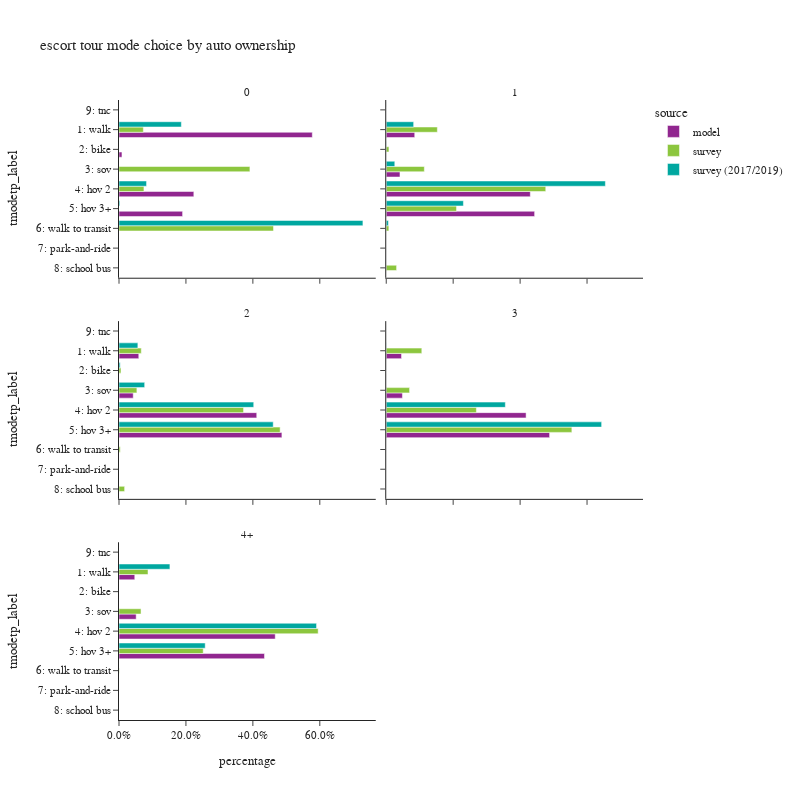

Notebook source saved alongside this figure:
### Code cell
plot_mode_choice(es_tour.loc[es_tour['auto_ownership_4+']!="-1"],
                 "auto_ownership_4+",
                 {"auto_ownership_4+":["0","1","2","3","4+"],
                  "tmodetp_label":["1: walk","2: bike","3: sov","4: hov 2","5: hov 3+","6: walk to transit",
                                   "7: park-and-ride","8: school bus","9: other–survey only"]},
                 "auto ownership",2,800)

### Figure 1 — Plotly figure (JSON) as saved in the notebook; plotly's stock layout.template omitted (floating-point values rounded to 4 significant figures)
{"data": [{"alignmentgroup": "True", "customdata": [[18790], [288], [7274], [6180]], "hovertemplate": "source=model<br>auto_ownership_4+=0<br>percentage=%{x}<br>tmodetp_label=%{y}<br>sample count=%{customdata[0]}<extra></extra>", "legendgroup": "model", "marker": {"color": "#91268F", "pattern": {"shape": ""}}, "name": "model", "offsetgroup": "model", "orientation": "h", "showlegend": true, "textposition": "auto", "type": "bar", "x": [0.5776, 0.008853, 0.2236, 0.19], "xaxis": "x5", "y": ["1: walk", "2: bike", "4: hov 2", "5: hov 3+"], "yaxis": "y5"}, {"alignmentgroup": "True", "customdata": [[13137], [5], [6332], [66432], [68425]], "hovertemplate": "source=model<br>auto_ownership_4+=1<br>percentage=%{x}<br>tmodetp_label=%{y}<br>sample count=%{customdata[0]}<extra></extra>", "legendgroup": "model", "marker": {"color": "#91268F", "pattern": {"shape": ""}}, "name": "model", "offsetgroup": "model", "orientation": "h", "showlegend": false, "textposition": "auto", "type": "bar", "x": [0.08512, 3.24e-05, 0.04103, 0.4305, 0.4434], "xaxis": "x6", "y": ["1: walk", "2: bike", "3: sov", "4: hov 2", "5: hov 3+"], "yaxis": "y6"}, {"alignmentgroup": "True", "customdata": [[19110], [10], [13747], [133055], [157353]], "hovertemplate": "source=model<br>auto_ownership_4+=2<br>percentage=%{x}<br>tmodetp_label=%{y}<br>sample count=%{customdata[0]}<extra></extra>", "legendgroup": "model", "marker": {"color": "#91268F", "pattern": {"shape": ""}}, "name": "model", "offsetgroup": "model", "orientation": "h", "showlegend": false, "textposition": "auto", "type": "bar", "x": [0.05911, 3.093e-05, 0.04252, 0.4116, 0.4867], "xaxis": "x3", "y": ["1: walk", "2: bike", "3: sov", "4: hov 2", "5: hov 3+"], "yaxis": "y3"}, {"alignmentgroup": "True", "customdata": [[7351], [3], [7787], [67292], [78597]], "hovertemplate": "source=model<br>auto_ownership_4+=3<br>percentage=%{x}<br>tmodetp_label=%{y}<br>sample count=%{customdata[0]}<extra></extra>", "legendgroup": "model", "marker": {"color": "#91268F", "pattern": {"shape": ""}}, "name": "model", "offsetgroup": "model", "orientation": "h", "showlegend": false, "textposition": "auto", "type": "bar", "x": [0.04565, 1.863e-05, 0.04836, 0.4179, 0.4881], "xaxis": "x4", "y": ["1: walk", "2: bike", "3: sov", "4: hov 2", "5: hov 3+"], "yaxis": "y4"}, {"alignmentgroup": "True", "customdata": [[4301], [4], [4685], [42627], [39692]], "hovertemplate": "source=model<br>auto_ownership_4+=4+<br>percentage=%{x}<br>tmodetp_label=%{y}<br>sample count=%{customdata[0]}<extra></extra>", "legendgroup": "model", "marker": {"color": "#91268F", "pattern": {"shape": ""}}, "name": "model", "offsetgroup": "model", "orientation": "h", "showlegend": false, "textposition": "auto", "type": "bar", "x": [0.0471, 4.381e-05, 0.05131, 0.4668, 0.4347], "xaxis": "x", "y": ["1: walk", "2: bike", "3: sov", "4: hov 2", "5: hov 3+"], "yaxis": "y"}, {"alignmentgroup": "True", "customdata": [[5], [1], [1], [4]], "hovertemplate": "source=survey<br>auto_ownership_4+=0<br>percentage=%{x}<br>tmodetp_label=%{y}<br>sample count=%{customdata[0]}<extra></extra>", "legendgroup": "survey", "marker": {"color": "#8CC63E", "pattern": {"shape": ""}}, "name": "survey", "offsetgroup": "survey", "orientation": "h", "showlegend": true, "textposition": "auto", "type": "bar", "x": [0.07271, 0.3911, 0.07453, 0.4616], "xaxis": "x5", "y": ["1: walk", "3: sov", "4: hov 2", "6: walk to transit"], "yaxis": "y5"}, {"alignmentgroup": "True", "customdata": [[42], [9], [19], [99], [66], [6], [2]], "hovertemplate": "source=survey<br>auto_ownership_4+=1<br>percentage=%{x}<br>tmodetp_label=%{y}<br>sample count=%{customdata[0]}<extra></extra>", "legendgroup": "survey", "marker": {"color": "#8CC63E", "pattern": {"shape": ""}}, "name": "survey", "offsetgroup": "survey", "orientation": "h", "showlegend": false, "textposition": "auto", "type": "bar", "x": [0.1527, 0.008094, 0.1138, 0.4766, 0.21, 0.007806, 0.0309], "xaxis": "x6", "y": ["1: walk", "2: bike", "3: sov", "4: hov 2", "5: hov 3+", "6: walk to transit", "8: school bus"], "yaxis": "y6"}, {"alignmentgroup": "True", "customdata": [[34], [5], [20], [160], [164], [2], [4]], "hovertemplate": "source=survey<br>auto_ownership_4+=2<br>percentage=%{x}<br>tmodetp_label=%{y}<br>sample count=%{customdata[0]}<extra></extra>", "legendgroup": "survey", "marker": {"color": "#8CC63E", "pattern": {"shape": ""}}, "name": "survey", "offsetgroup": "survey", "orientation": "h", "showlegend": false, "textposition": "auto", "type": "bar", "x": [0.06657, 0.005922, 0.05341, 0.3721, 0.4815, 0.003742, 0.01675], "xaxis": "x3", "y": ["1: walk", "2: bike", "3: sov", "4: hov 2", "5: hov 3+", "6: walk to transit", "8: school bus"], "yaxis": "y3"}, {"alignmentgroup": "True", "customdata": [[4], [8], [33], [28]], "hovertemplate": "source=survey<br>auto_ownership_4+=3<br>percentage=%{x}<br>tmodetp_label=%{y}<br>sample count=%{customdata[0]}<extra></extra>", "legendgroup": "survey", "marker": {"color": "#8CC63E", "pattern": {"shape": ""}}, "name": "survey", "offsetgroup": "survey", "orientation": "h", "showlegend": false, "textposition": "auto", "type": "bar", "x": [0.1063, 0.06972, 0.2693, 0.5547], "xaxis": "x4", "y": ["1: walk", "3: sov", "4: hov 2", "5: hov 3+"], "yaxis": "y4"}, {"alignmentgroup": "True", "customdata": [[2], [2], [17], [8], [1]], "hovertemplate": "source=survey<br>auto_ownership_4+=4+<br>percentage=%{x}<br>tmodetp_label=%{y}<br>sample count=%{customdata[0]}<extra></extra>", "legendgroup": "survey", "marker": {"color": "#8CC63E", "pattern": {"shape": ""}}, "name": "survey", "offsetgroup": "survey", "orientation": "h", "showlegend": false, "textposition": "auto", "type": "bar", "x": [0.08667, 0.06584, 0.5951, 0.2516, 0.0007552], "xaxis": "x", "y": ["1: walk", "3: sov", "4: hov 2", "5: hov 3+", "6: walk to transit"], "yaxis": "y"}, {"alignmentgroup": "True", "customdata": [[11], [1], [1], [9]], "hovertemplate": "source=survey (2017/2019)<br>auto_ownership_4+=0<br>percentage=%{x}<br>tmodetp_label=%{y}<br>sample count=%{customdata[0]}<extra></extra>", "legendgroup": "survey (2017/2019)", "marker": {"color": "#00A7A0", "pattern": {"shape": ""}}, "name": "survey (2017/2019)", "offsetgroup": "survey (2017/2019)", "orientation": "h", "showlegend": true, "textposition": "auto", "type": "bar", "x": [0.1863, 0.08232, 0.002513, 0.7289], "xaxis": "x5", "y": ["1: walk", "4: hov 2", "5: hov 3+", "6: walk to transit"], "yaxis": "y5"}, {"alignmentgroup": "True", "customdata": [[37], [2], [15], [122], [69], [4], [1]], "hovertemplate": "source=survey (2017/2019)<br>auto_ownership_4+=1<br>percentage=%{x}<br>tmodetp_label=%{y}<br>sample count=%{customdata[0]}<extra></extra>", "legendgroup": "survey (2017/2019)", "marker": {"color": "#00A7A0", "pattern": {"shape": ""}}, "name": "survey (2017/2019)", "offsetgroup": "survey (2017/2019)", "orientation": "h", "showlegend": false, "textposition": "auto", "type": "bar", "x": [0.0819, 0.0004425, 0.02553, 0.6548, 0.2306, 0.006475, 0.0002308], "xaxis": "x6", "y": ["1: walk", "2: bike", "3: sov", "4: hov 2", "5: hov 3+", "6: walk to transit", "9: tnc"], "yaxis": "y6"}, {"alignmentgroup": "True", "customdata": [[47], [6], [14], [169], [169]], "hovertemplate": "source=survey (2017/2019)<br>auto_ownership_4+=2<br>percentage=%{x}<br>tmodetp_label=%{y}<br>sample count=%{customdata[0]}<extra></extra>", "legendgroup": "survey (2017/2019)", "marker": {"color": "#00A7A0", "pattern": {"shape": ""}}, "name": "survey (2017/2019)", "offsetgroup": "survey (2017/2019)", "orientation": "h", "showlegend": false, "textposition": "auto", "type": "bar", "x": [0.05634, 0.003568, 0.0767, 0.4026, 0.4608], "xaxis": "x3", "y": ["1: walk", "2: bike", "3: sov", "4: hov 2", "5: hov 3+"], "yaxis": "y3"}, {"alignmentgroup": "True", "customdata": [[2], [42], [42]], "hovertemplate": "source=survey (2017/2019)<br>auto_ownership_4+=3<br>percentage=%{x}<br>tmodetp_label=%{y}<br>sample count=%{customdata[0]}<extra></extra>", "legendgroup": "survey (2017/2019)", "marker": {"color": "#00A7A0", "pattern": {"shape": ""}}, "name": "survey (2017/2019)", "offsetgroup": "survey (2017/2019)", "orientation": "h", "showlegend": false, "textposition": "auto", "type": "bar", "x": [0.000515, 0.3559, 0.6436], "xaxis": "x4", "y": ["1: walk", "4: hov 2", "5: hov 3+"], "yaxis": "y4"}, {"alignmentgroup": "True", "customdata": [[2], [21], [11]], "hovertemplate": "source=survey (2017/2019)<br>auto_ownership_4+=4+<br>percentage=%{x}<br>tmodetp_label=%{y}<br>sample count=%{customdata[0]}<extra></extra>", "legendgroup": "survey (2017/2019)", "marker": {"color": "#00A7A0", "pattern": {"shape": ""}}, "name": "survey (2017/2019)", "offsetgroup": "survey (2017/2019)", "orientation": "h", "showlegend": false, "textposition": "auto", "type": "bar", "x": [0.1521, 0.5903, 0.2576], "xaxis": "x", "y": ["1: walk", "4: hov 2", "5: hov 3+"], "yaxis": "y"}], "layout": {"annotations": [{"font": {}, "showarrow": false, "text": "4+", "x": 0.245, "xanchor": "center", "xref": "paper", "y": 0.2867, "yanchor": "bottom", "yref": "paper"}, {"font": {}, "showarrow": false, "text": "2", "x": 0.245, "xanchor": "center", "xref": "paper", "y": 0.6433, "yanchor": "bottom", "yref": "paper"}, {"font": {}, "showarrow": false, "text": "3", "x": 0.755, "xanchor": "center", "xref": "paper", "y": 0.6433, "yanchor": "bottom", "yref": "paper"}, {"font": {}, "showarrow": false, "text": "0", "x": 0.245, "xanchor": "center", "xref": "paper", "y": 1.0, "yanchor": "bottom", "yref": "paper"}, {"font": {}, "showarrow": false, "text": "1", "x": 0.755, "xanchor": "center", "xref": "paper", "y": 1.0, "yanchor": "bottom", "yref": "paper"}], "barmode": "group", "height": 800, "legend": {"title": {"text": "source"}, "tracegroupgap": 0}, "title": {"text": "escort tour mode choice by auto ownership"}, "width": 800, "xaxis": {"anchor": "y", "domain": [0.0, 0.49], "tickformat": ".1%", "title": {"text": "percentage"}}, "xaxis2": {"anchor": "y2", "domain": [0.51, 1.0], "matches": "x", "tickformat": ".1%", "title": {"text": "percentage"}}, "xaxis3": {"anchor": "y3", "domain": [0.0, 0.49], "matches": "x", "showticklabels": false, "tickformat": ".1%"}, "xaxis4": {"anchor": "y4", "domain": [0.51, 1.0], "matches": "x", "showticklabels": false, "tickformat": ".1%"}, "xaxis5": {"anchor": "y5", "domain": [0.0, 0.49], "matches": "x", "showticklabels": false, "tickformat": ".1%"}, "xaxis6": {"anchor": "y6", "domain": [0.51, 1.0], "matches": "x", "showticklabels": false, "tickformat": ".1%"}, "yaxis": {"anchor": "x", "categoryarray": ["9: other–survey only", "8: school bus", "7: park-and-ride", "6: walk to transit", "5: hov 3+", "4: hov 2", "3: sov", "2: bike", "1: walk"], "categoryorder": "array", "domain": [0.0, 0.2867], "title": {"text": "tmodetp_label"}}, "yaxis2": {"anchor": "x2", "domain": [0.0, 0.2867], "matches": "y", "showticklabels": false}, "yaxis3": {"anchor": "x3", "categoryarray": ["9: other–survey only", "8: school bus", "7: park-and-ride", "6: walk to transit", "5: hov 3+", "4: hov 2", "3: sov", "2: bike", "1: walk"], "categoryorder": "array", "domain": [0.3567, 0.6433], "matches": "y", "title": {"text": "tmodetp_label"}}, "yaxis4": {"anchor": "x4", "domain": [0.3567, 0.6433], "matches": "y", "showticklabels": false}, "yaxis5": {"anchor": "x5", "categoryarray": ["9: other–survey only", "8: school bus", "7: park-and-ride", "6: walk to transit", "5: hov 3+", "4: hov 2", "3: sov", "2: bike", "1: walk"], "categoryorder": "array", "domain": [0.7133, 1.0], "matches": "y", "title": {"text": "tmodetp_label"}}, "yaxis6": {"anchor": "x6", "domain": [0.7133, 1.0], "matches": "y", "showticklabels": false}}}
